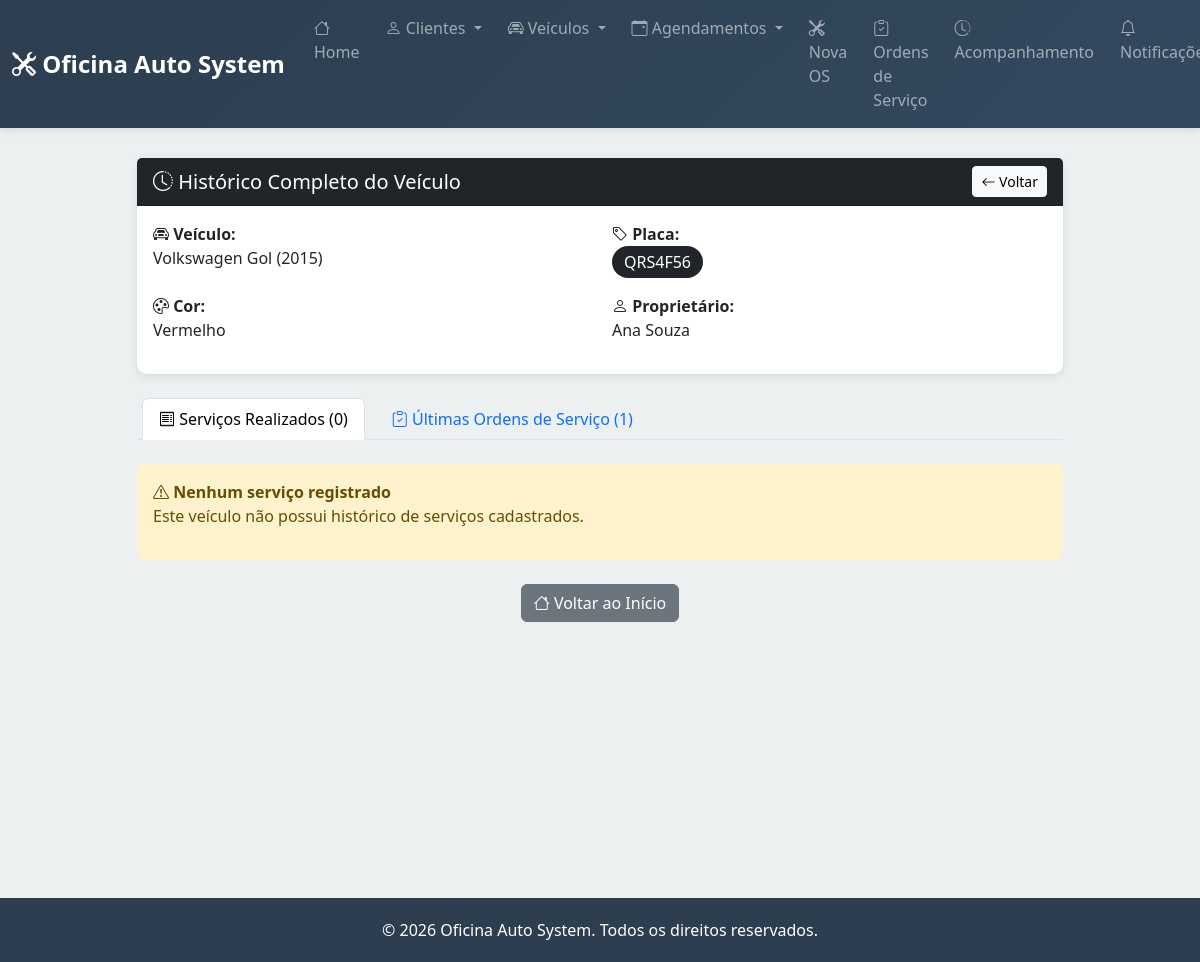
The page /veiculo/3/historico on the database its author committed.
### tables this page shows
CREATE TABLE veiculos (
        id INTEGER PRIMARY KEY AUTOINCREMENT,
        cliente_id INTEGER NOT NULL,
        placa TEXT NOT NULL UNIQUE,
        marca TEXT NOT NULL,
        modelo TEXT NOT NULL,
        ano INTEGER,
        cor TEXT,
        data_cadastro TIMESTAMP DEFAULT CURRENT_TIMESTAMP,
        FOREIGN KEY (cliente_id) REFERENCES clientes(id)
    );

CREATE TABLE clientes (
        id INTEGER PRIMARY KEY AUTOINCREMENT,
        nome TEXT NOT NULL,
        telefone TEXT NOT NULL,
        email TEXT,
        endereco TEXT,
        data_cadastro TIMESTAMP DEFAULT CURRENT_TIMESTAMP
    );

### app.py (the view)
@app.route("/veiculo/<int:veiculo_id>/historico")
def historico_veiculo(veiculo_id):
    db = get_db()
    cursor = db.cursor()
    cursor.execute("""
        SELECT v.id, v.placa, v.marca, v.modelo, v.ano, v.cor, c.nome as cliente_nome
        FROM veiculos v
        JOIN clientes c ON v.cliente_id = c.id
        WHERE v.id = ?
    """, (veiculo_id,))
    veiculo = cursor.fetchone()
    if not veiculo:
        db.close()
        return render_template("erro.html", mensagem="Veículo não encontrado"), 404
    cursor.execute("""
        SELECT data_servico, data_registro, tipo_servico, descricao, valor
        FROM historico_servicos
        WHERE veiculo_id = ?
        ORDER BY data_servico DESC, data_registro DESC
    """, (veiculo_id,))
    historico = cursor.fetchall()
    cursor.execute("""
        SELECT os.id, os.status, os.data_abertura, os.data_encerramento,
               COALESCE(os.diagnostico, os.servicos_executados) as descricao
        FROM ordens_servico os
        JOIN agendamentos a ON os.agendamento_id = a.id
        WHERE a.veiculo_id = ?
        ORDER BY os.id DESC
        LIMIT 10
    """, (veiculo_id,))
    ultimas_ordens = cursor.fetchall()
    db.close()
    return render_template(
        "historico_veiculo.html",
        veiculo=veiculo,
        historico=historico,
        ultimas_ordens=ultimas_ordens,
    )

### app.py (called while the page is built)
def get_db():
    db = sqlite3.connect(app.config["DATABASE"])
    db.row_factory = sqlite3.Row
    return db

### templates/historico_veiculo.html (shortened to what this page needs)
{% extends "base.html" %}
{% block content %}
<div class="row">
    <div class="col-lg-10 mx-auto">
        <div class="card mb-4">
            <div class="card-header bg-dark text-white">
                <div class="row align-items-center">
                    <div class="col">
                        <h5 class="mb-0"><i class="bi bi-clock-history"></i> Histórico Completo do Veículo</h5>
                    </div>
                    <div class="col-auto">
                        <a href="/consulta-veiculo" class="btn btn-light btn-sm">
                            <i class="bi bi-arrow-left"></i> Voltar
                        </a>
                    </div>
                </div>
            </div>
            <div class="card-body">
                <div class="row">
                    <div class="col-md-6">
                        <p>
                            <strong><i class="bi bi-car-front"></i> Veículo:</strong><br>
                            {{ veiculo['marca'] }} {{ veiculo['modelo'] }} ({{ veiculo['ano'] or 'Ano não informado' }})
                        </p>
                    </div>
                    <div class="col-md-6">
                        <p>
                            <strong><i class="bi bi-tag"></i> Placa:</strong><br>
                            <span class="badge bg-dark" style="font-size: 1rem;">{{ veiculo['placa'] }}</span>
                        </p>
                    </div>
                </div>
                <div class="row">
                    <div class="col-md-6">
                        <p>
                            <strong><i class="bi bi-palette"></i> Cor:</strong><br>
                            {{ veiculo['cor'] or 'Não informada' }}
                        </p>
                    </div>
                    <div class="col-md-6">
                        <p>
                            <strong><i class="bi bi-person"></i> Proprietário:</strong><br>
                            {{ veiculo['cliente_nome'] }}
                        </p>
                    </div>
                </div>
            </div>
        </div>
        <ul class="nav nav-tabs mb-4" role="tablist">
            <li class="nav-item" role="presentation">
                <button class="nav-link active" id="tab-historico" data-bs-toggle="tab" data-bs-target="#historico-content" type="button">
                    <i class="bi bi-receipt"></i> Serviços Realizados ({{ historico|length }})
                </button>
            </li>
            <li class="nav-item" role="presentation">
                <button class="nav-link" id="tab-ordens" data-bs-toggle="tab" data-bs-target="#ordens-content" type="button">
                    <i class="bi bi-clipboard-check"></i> Últimas Ordens de Serviço ({{ ultimas_ordens|length }})
                </button>
            </li>
        </ul>
        <div class="tab-content">
            <div class="tab-pane fade show active" id="historico-content" role="tabpanel">
                {% if historico %}
                    <div class="table-responsive">
                        <table class="table table-hover table-striped">
                            <thead class="table-light">
                                <tr>
                                    <th><i class="bi bi-calendar"></i> Data</th>
                                    <th><i class="bi bi-hammer"></i> Tipo de Serviço</th>
                                    <th>Descrição</th>
                                    <th><i class="bi bi-cash"></i> Valor</th>
                                </tr>
                            </thead>
                            <tbody>
                                {% for servico in historico %}
                                <tr>
                                    <td>
                                        <strong>{{ servico['data_servico'] }}</strong><br>
                                        <small class="text-muted">{{ servico['data_registro'][:10] }}</small>
                                    </td>
                                    <td>
                                        <span class="badge bg-info">{{ servico['tipo_servico'] }}</span>
                                    </td>
                                    <td>{{ servico['descricao'] or '-' }}</td>
                                    <td>
                                        {% if servico['valor'] %}
                                            <strong>R$ {{ "%.2f"|format(servico['valor']) }}</strong>
                                        {% else %}
                                            <span class="text-muted">-</span>
                                        {% endif %}
                                    </td>
                                </tr>
                                {% endfor %}
                            </tbody>
                        </table>
                    </div>
                    <div class="card bg-light mt-3">
                        <div class="card-body">
                            <strong><i class="bi bi-graph-up"></i> Resumo de Investimentos:</strong><br>
                            {% set total = historico|map(attribute='valor')|select('ne', None)|list|sum %}
                            Total investido em manutenção: <strong>R$ {{ "%.2f"|format(total) }}</strong>
                        </div>
                    </div>
                {% else %}
                    <div class="alert alert-warning" role="alert">
                        <i class="bi bi-exclamation-triangle"></i>
                        <strong>Nenhum serviço registrado</strong>
                        <p>Este veículo não possui histórico de serviços cadastrados.</p>
                    </div>
                {% endif %}
            </div>
        </div>
        <div class="mt-4 text-center">
            <a href="/" class="btn btn-secondary">
                <i class="bi bi-house"></i> Voltar ao Início
            </a>
        </div>
    </div>
</div>
{% endblock %}

### templates/base.html (style rules this page uses)
:root { --primary: #2c3e50; --secondary: #e74c3c; --success: #27ae60; --warning: #f39c12; --info: #3498db; }
body { background-color: #ecf0f1; font-family: 'Segoe UI', Tahoma, Geneva, Verdana, sans-serif; }
.nav-link { transition: all 0.3s ease; margin: 0 5px; }
.card { border: none; border-radius: 10px; box-shadow: 0 2px 10px rgba(0,0,0,0.1); transition: transform 0.3s ease, box-shadow 0.3s ease; }
.alert { border-radius: 8px; border: none; }
.badge { padding: 8px 12px; border-radius: 20px; font-weight: 500; }

### rows shown on the page
veiculos: marca "Volkswagen", modelo "Gol", ano "2015", placa "QRS4F56", cor "Vermelho"
clientes: cliente_nome "Ana Souza"

### other values the page prints
{{ historico|length }} "0"
{{ ultimas_ordens|length }} "1"
